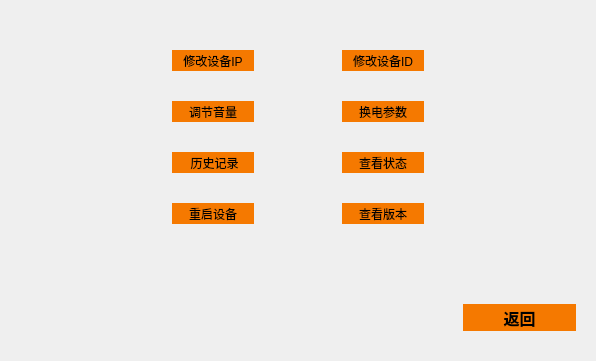
         <widget class="QWidget" name="itemPage">
          <property name="styleSheet">
           <string notr="true"/>
          </property>
          <layout class="QVBoxLayout" name="verticalLayout_9" stretch="1,4,1">
           <property name="spacing">
            <number>0</number>
           </property>
           <property name="leftMargin">
            <number>0</number>
           </property>
           <property name="topMargin">
            <number>0</number>
           </property>
           <property name="rightMargin">
            <number>0</number>
           </property>
           <property name="bottomMargin">
            <number>0</number>
           </property>
           <item>
            <widget class="QWidget" name="widget_25" native="true"/>
           </item>
           <item>
            <widget class="QWidget" name="itemWdt" native="true">
             <property name="styleSheet">
              <string notr="true">QToolButton
{
   background-color: rgb(245, 121, 0);
 border-radius:25px
}

QToolButton:hover
{
    color:white;
    background-color:rgb(44 , 137 , 255);
    border: 1px solid rgb(11 , 137 , 234);
}

QToolButton:pressed
{
    color:white;
    background-color:rgb(14 , 135 , 228);
    border: 1px solid rgb(12 , 138 , 235);
    padding-left:3px;
    padding-top:3px;
}</string>
             </property>
             <layout class="QHBoxLayout" name="horizontalLayout_11" stretch="2,1,1,1,2">
              <property name="topMargin">
               <number>50</number>
              </property>
              <property name="bottomMargin">
               <number>50</number>
              </property>
              <item>
               <spacer name="horizontalSpacer_4">
                <property name="orientation">
                 <enum>Qt::Horizontal</enum>
                </property>
                <property name="sizeHint" stdset="0">
                 <size>
                  <width>125</width>
                  <height>20</height>
                 </size>
                </property>
               </spacer>
              </item>
              <item>
               <layout class="QVBoxLayout" name="verticalLayout_10" stretch="1,1,1,1">
                <property name="spacing">
                 <number>30</number>
                </property>
                <property name="bottomMargin">
                 <number>0</number>
                </property>
                <item>
                 <widget class="QToolButton" name="changeIp">
                  <property name="sizePolicy">
                   <sizepolicy hsizetype="Preferred" vsizetype="Preferred">
                    <horstretch>0</horstretch>
                    <verstretch>0</verstretch>
                   </sizepolicy>
                  </property>
                  <property name="styleSheet">
                   <string notr="true"/>
                  </property>
                  <property name="text">
                   <string>修改设备IP</string>
                  </property>
                  <property name="autoRaise">
                   <bool>true</bool>
                  </property>
                 </widget>
                </item>
                <item>
                 <widget class="QToolButton" name="changeVolBtnInItem">
                  <property name="sizePolicy">
                   <sizepolicy hsizetype="Preferred" vsizetype="Preferred">
                    <horstretch>0</horstretch>
                    <verstretch>0</verstretch>
                   </sizepolicy>
                  </property>
                  <property name="styleSheet">
                   <string notr="true"/>
                  </property>
                  <property name="text">
                   <string>调节音量</string>
                  </property>
                  <property name="autoRaise">
                   <bool>true</bool>
                  </property>
                 </widget>
                </item>
                <item>
                 <widget class="QToolButton" name="toolButton_5">
                  <property name="sizePolicy">
                   <sizepolicy hsizetype="Preferred" vsizetype="Preferred">
                    <horstretch>0</horstretch>
                    <verstretch>0</verstretch>
                   </sizepolicy>
                  </property>
                  <property name="styleSheet">
                   <string notr="true"/>
                  </property>
                  <property name="text">
                   <string> 历史记录</string>
                  </property>
                  <property name="autoRaise">
                   <bool>true</bool>
                  </property>
                 </widget>
                </item>
                <item>
                 <widget class="QToolButton" name="toolButton_7">
                  <property name="sizePolicy">
                   <sizepolicy hsizetype="Preferred" vsizetype="Preferred">
                    <horstretch>0</horstretch>
                    <verstretch>0</verstretch>
                   </sizepolicy>
                  </property>
                  <property name="styleSheet">
                   <string notr="true"/>
                  </property>
                  <property name="text">
                   <string>重启设备</string>
                  </property>
                  <property name="autoRaise">
                   <bool>true</bool>
                  </property>
                 </widget>
                </item>
               </layout>
              </item>
              <item>
               <spacer name="horizontalSpacer_5">
                <property name="orientation">
                 <enum>Qt::Horizontal</enum>
                </property>
                <property name="sizeHint" stdset="0">
                 <size>
                  <width>126</width>
                  <height>20</height>
                 </size>
                </property>
               </spacer>
              </item>
              <item>
               <layout class="QVBoxLayout" name="verticalLayout_11" stretch="1,1,1,1">
                <property name="spacing">
                 <number>30</number>
                </property>
                <item>
                 <widget class="QToolButton" name="toolButton_2">
                  <property name="sizePolicy">
                   <sizepolicy hsizetype="Preferred" vsizetype="Preferred">
                    <horstretch>0</horstretch>
                    <verstretch>0</verstretch>
                   </sizepolicy>
                  </property>
                  <property name="styleSheet">
                   <string notr="true"/>
                  </property>
                  <property name="text">
                   <string>修改设备ID</string>
                  </property>
                  <property name="autoRaise">
                   <bool>true</bool>
                  </property>
                 </widget>
                </item>
                <item>
                 <widget class="QToolButton" name="toolButton_4">
                  <property name="sizePolicy">
                   <sizepolicy hsizetype="Preferred" vsizetype="Preferred">
                    <horstretch>0</horstretch>
                    <verstretch>0</verstretch>
                   </sizepolicy>
                  </property>
                  <property name="styleSheet">
                   <string notr="true"/>
                  </property>
                  <property name="text">
                   <string>换电参数</string>
                  </property>
                  <property name="autoRaise">
                   <bool>true</bool>
                  </property>
                 </widget>
                </item>
                <item>
                 <widget class="QToolButton" name="checkStatusBtn">
                  <property name="sizePolicy">
                   <sizepolicy hsizetype="Preferred" vsizetype="Preferred">
                    <horstretch>0</horstretch>
                    <verstretch>0</verstretch>
                   </sizepolicy>
                  </property>
                  <property name="styleSheet">
                   <string notr="true"/>
                  </property>
                  <property name="text">
                   <string>查看状态</string>
                  </property>
                  <property name="autoRaise">
                   <bool>true</bool>
                  </property>
                 </widget>
                </item>
                <item>
                 <widget class="QToolButton" name="toolButton_9">
                  <property name="sizePolicy">
                   <sizepolicy hsizetype="Preferred" vsizetype="Preferred">
                    <horstretch>0</horstretch>
                    <verstretch>0</verstretch>
                   </sizepolicy>
                  </property>
                  <property name="styleSheet">
                   <string notr="true"/>
                  </property>
                  <property name="text">
                   <string>查看版本</string>
                  </property>
                  <property name="autoRaise">
                   <bool>true</bool>
                  </property>
                 </widget>
                </item>
               </layout>
              </item>
              <item>
               <spacer name="horizontalSpacer_6">
                <property name="orientation">
                 <enum>Qt::Horizontal</enum>
                </property>
                <property name="sizeHint" stdset="0">
                 <size>
                  <width>125</width>
                  <height>20</height>
                 </size>
                </property>
               </spacer>
              </item>
             </layout>
            </widget>
           </item>
           <item>
            <widget class="QWidget" name="widget_27" native="true">
             <layout class="QHBoxLayout" name="horizontalLayout_10" stretch="4,1">
              <property name="topMargin">
               <number>30</number>
              </property>
              <property name="rightMargin">
               <number>20</number>
              </property>
              <property name="bottomMargin">
               <number>30</number>
              </property>
              <item>
               <spacer name="horizontalSpacer_2">
                <property name="orientation">
                 <enum>Qt::Horizontal</enum>
                </property>
                <property name="sizeHint" stdset="0">
                 <size>
                  <width>524</width>
                  <height>20</height>
                 </size>
                </property>
               </spacer>
              </item>
              <item>
               <widget class="QToolButton" name="backtoBatteryBtn">
                <property name="sizePolicy">
                 <sizepolicy hsizetype="Preferred" vsizetype="Preferred">
                  <horstretch>0</horstretch>
                  <verstretch>0</verstretch>
                 </sizepolicy>
                </property>
                <property name="font">
                 <font>
                  <family>Ubuntu Condensed</family>
                  <pointsize>12</pointsize>
                  <weight>75</weight>
                  <bold>true</bold>
                 </font>
                </property>
                <property name="styleSheet">
                 <string notr="true">QToolButton
{
   background-color: rgb(245, 121, 0);
 border-radius:25px
}

QToolButton:hover
{
    color:white;
    background-color:rgb(44 , 137 , 255);
    border: 1px solid rgb(11 , 137 , 234);
}

QToolButton:pressed
{
    color:white;
    background-color:rgb(14 , 135 , 228);
    border: 1px solid rgb(12 , 138 , 235);
    padding-left:3px;
    padding-top:3px;
}</string>
                </property>
                <property name="text">
                 <string>返回</string>
                </property>
               </widget>
              </item>
             </layout>
            </widget>
           </item>
          </layout>
         </widget>
